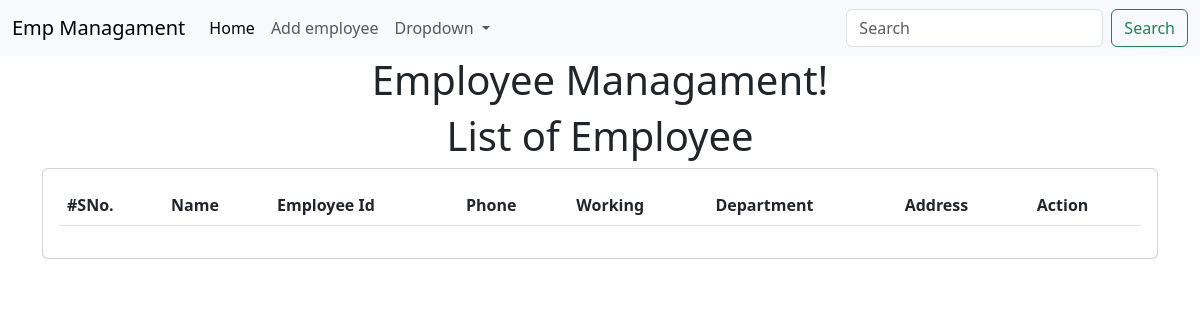
The page /employee/ on the database as committed earlier.
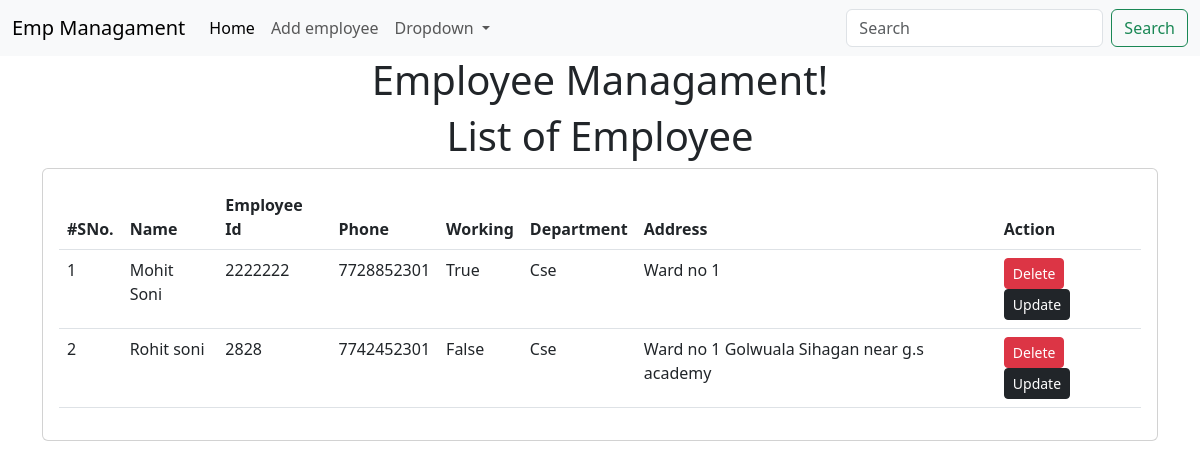
The same page on the database as committed later.
### emp/models.py (models this page shows)
class Emp(models.Model):
    name=models.CharField(max_length=200)
    emp_id=models.CharField(max_length=200)
    phone=models.CharField(max_length=10)
    address=models.CharField(max_length=150)
    working=models.BooleanField(default=True)
    department=models.CharField(max_length=10)

### emp/views.py (the view)
# urls.py: path('',employee_home),
def employee_home(request):
    emps = Emp.objects.all()
    return render(request, "emp/home.html", {
        'emps': emps
    })

### template/emp/home.html (shortened to what this page needs)
<!DOCTYPE html>
<html lang="en">
  <head>
    <link
      href="https://cdn.jsdelivr.net/npm/bootstrap@5.3.0-alpha3/dist/css/bootstrap.min.css"
      rel="stylesheet"
    />
  </head>
  <body>
    {%include './navbar.html'%}
    <h1 class="text-center">Employee Managament!</h1>
    <h1 class="text-center">List of Employee</h1>
    <div class="container">
      <div class="row">
        <div class="col-md-12">
          <div class="card">
            <div class="card-body">
              <table class="table">
                <thead>
                  <tr>
                    <th>#SNo.</th>
                    <th>Name</th>
                    <th>Employee Id</th>
                    <th>Phone</th>
                    <th>Working</th>
                    <th>Department</th>
                    <th>Address</th>
                    <th>Action</th>
                  </tr>
                </thead>
                <tbody>
                  {%for e in emps%}
                  <tr>
                    <td>{{forloop.counter}}</td>
                    <td>{{e.name}}</td>
                    <td>{{e.emp_id}}</td>
                    <td>{{e.phone}}</td>
                    <td>{{e.working}}</td>
                    <td>{{e.department}}</td>
                    <td>{{e.address}}</td>
                    <td>
                      <a
                        href="delete-emp/{{e.id}}"
                        class="btn btn-danger btn-sm"
                      >
                        Delete
                      </a>
                      <a  href="update-emp/{{e.id}}" class="btn btn-dark btn-sm"> Update </a>
                    </td>
                  </tr>
                  {% endfor %}
                </tbody>
              </table>
            </div>
          </div>
        </div>
      </div>
    </div>
  </body>
</html>

### template/emp/navbar.html (shortened to what this page needs)
<nav class="navbar navbar-expand-lg bg-body-tertiary">
  <div class="container-fluid">
    <a class="navbar-brand" href="#">Emp Managament</a>
    <div class="collapse navbar-collapse" id="navbarSupportedContent">
      <ul class="navbar-nav me-auto mb-2 mb-lg-0">
        <li class="nav-item">
          <a class="nav-link active" aria-current="page" href="/employee">Home</a>
        </li>
        <li class="nav-item">
          <a class="nav-link" href="add-emp">Add employee</a>
        </li>
        <li class="nav-item dropdown">
          <a class="nav-link dropdown-toggle" href="#" role="button" data-bs-toggle="dropdown" aria-expanded="false">
            Dropdown
          </a>
        </li>
      </ul>
      <form class="d-flex" role="search">
        <input class="form-control me-2" type="search" placeholder="Search" aria-label="Search">
        <button class="btn btn-outline-success" type="submit">Search</button>
      </form>
    </div>
  </div>
</nav>

Rows that differ between the two databases and show on the page:
added Emp: name "Mohit Soni", emp_id "2222222", phone "7728852301", working "True", department "Cse", address "Ward no 1"
added Emp: name "Rohit soni", emp_id "2828", phone "7742452301", working "False", department "Cse", address "Ward no 1 Golwuala Sihagan near g.s academy"
